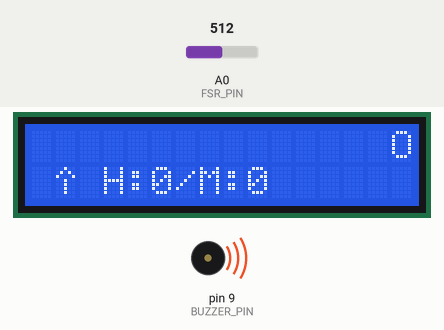
A sketch run on a simulated Arduino Uno, built with avr-gcc and run on an emulated ATmega328P. On the bench: 16×2 character LCD, buzzer (waves = sounding). Inputs (shaded band) come from the test bench; at power-on: A0 (FSR_PIN) = 512. Random numbers use the default seed unless the sketch sets one. At 16.8 s the program stops and its outputs stay as they are.

Above: at 1.2 s.
1.3 s: A0 (FSR_PIN) set to 315
4.3 s: A0 (FSR_PIN) set to 285
At 4.82 s:
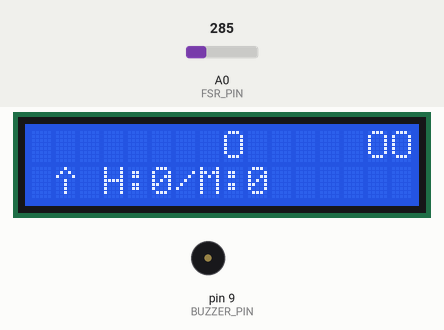
7.3 s: A0 (FSR_PIN) set to 306
At 8.78 s:
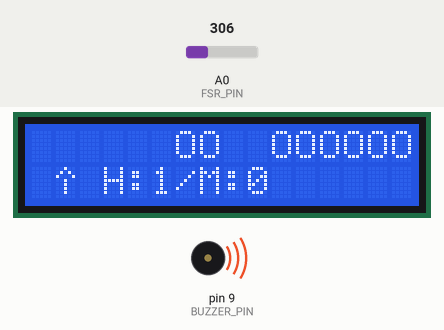
10.0 s: A0 (FSR_PIN) set to 290
At 11.61 s:
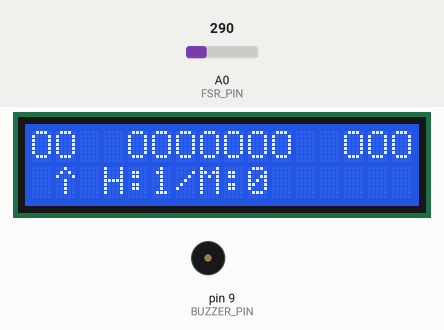
12.8 s: A0 (FSR_PIN) set to 310
At 13.01 s:
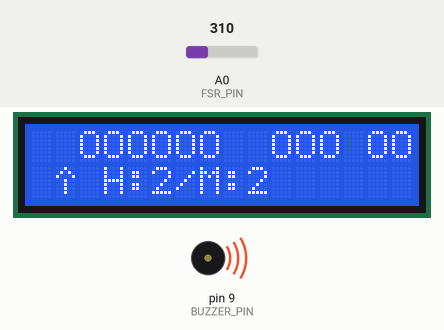
15.8 s: A0 (FSR_PIN) set to 122
At 17.9 s:
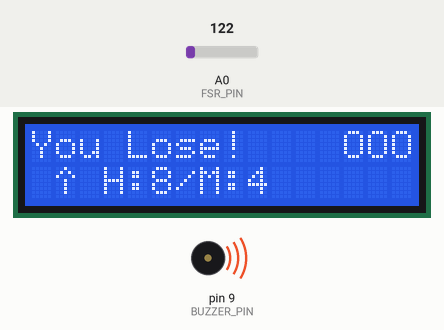
Timing chart, 0 to 18.3 s (numbered marks = the images above; inputs shaded):
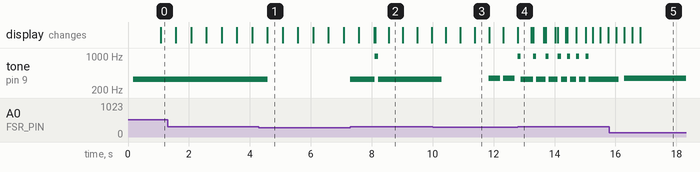

The sketch:

ch04_drum.ino
```cpp
#include <LiquidCrystal.h>
#define SERIAL_BAUDRATE 19200
#define LCD_RS_PIN 2
#define LCD_E_PIN 3
#define LCD_D4_PIN 4
#define LCD_D5_PIN 5
#define LCD_D6_PIN 6
#define LCD_D7_PIN 7
#define BUZZER_PIN 9
#define FSR_PIN A0

#define LCD_ROW 2
#define LCD_COL 16
LiquidCrystal lcd(LCD_RS_PIN, LCD_E_PIN, LCD_D4_PIN, LCD_D5_PIN, LCD_D6_PIN, LCD_D7_PIN);
#define ARROW_POS 1 // 顯示箭頭的位置，也就是打擊區的位置

#define HIT_TO_WIN 20 // 擊中多少次才贏
#define MISS_TO_LOSE 5 // 漏掉多少次就輸
int hitCount; // 記錄擊中次數
int missCount; // 記錄漏掉次數

#define OBJ 'O' // 代表被擊物
#define SPACE ' ' // 代表沒有東西
#define OBJECT_MAX LCD_COL
char objects[OBJECT_MAX]; // 記錄哪裡有被擊物的

#define NOTE_E4  330 // 打擊落空的音效
#define NOTE_F4  349 // 漏掉的音效
#define NOTE_B5  988 // 擊中的音效

#define TIMER_PERIOD_MAX 500 // 一開始的遊戲更新週期，每500ms被擊物前進一次
#define TIMER_PERIOD_MIN 100 // 最低可能的更新週期
#define TIMER_PERIOD_DIFF 30 // 每次減少此值，增快遊戲
int timeAdvancePeriod = TIMER_PERIOD_MAX; // 控制遊戲速度

byte arrow[8] = { // 箭頭的圖案
  B00100,
  B01010,
  B10001,
  B00100,
  B00100,
  B00100,
  B00100,
};
boolean needToRefreshCounts;
void refreshCounts(){ // 更新擊中次數與漏掉次數
  if(needToRefreshCounts == true){
    lcd.setCursor(3, 1);
    lcd.print("H:"); // 擊中次數
    lcd.print(hitCount);
    lcd.print("/M:"); // 漏掉次數
    lcd.print(missCount);
    needToRefreshCounts = false;
  }
}
void advance(){ // 推進被擊物
  if(objects[0] != SPACE){ // 漏掉了
    tone(BUZZER_PIN, NOTE_F4, 3000 / 8);
    missCount++;
    needToRefreshCounts = true;
  }
  lcd.setCursor(0, 0);
  for(int i = 1; i < OBJECT_MAX; i++){
    objects[i - 1] = objects[i];
    lcd.write(objects[i - 1]);
  }
  char c = random(2) == 0 ? SPACE : OBJ; // 隨機產生被擊
  objects[OBJECT_MAX - 1] = c;
  lcd.write(objects[OBJECT_MAX - 1]);
}
unsigned long timeAdvance; // 控制遊戲速度
unsigned long timePrevious; // 控制每秒可打擊幾次
void setup(){
  randomSeed(analogRead(A5));
  lcd.createChar(0, arrow);
  lcd.begin(LCD_COL, LCD_ROW);
  lcd.setCursor(1, 1);
  lcd.write(byte(0));
  for(int i = 0; i < OBJECT_MAX; i++){
    objects[i] = SPACE;
  }
  timePrevious = millis();
  timeAdvance = millis();
  needToRefreshCounts = true;
}
void press(){ // 打擊
  if(objects[ARROW_POS] != SPACE){ // 擊中東西
    tone(BUZZER_PIN, NOTE_B5, 3000 / 8);
    objects[ARROW_POS] = SPACE;
    lcd.setCursor(ARROW_POS, 0);
    lcd.write(SPACE);
    hitCount++;
    needToRefreshCounts = true;
    timeAdvancePeriod -= TIMER_PERIOD_DIFF;
    if(timeAdvancePeriod <= TIMER_PERIOD_MIN)
      timeAdvancePeriod = TIMER_PERIOD_MIN;
  }
  else{ // 沒擊中
    tone(BUZZER_PIN, NOTE_E4, 3000 / 8);
  }
}
#define FSR_HIT_THRESHOLD 300 // 壓力感測器超過此值才算打擊
#define FSR_HIT_DELAY 100 // 100ms，代表每一秒最多打擊10次
void checkWinOrLose(){ // 檢查輸贏
  if(hitCount == HIT_TO_WIN){
    lcd.setCursor(0, 0);
    lcd.print("You Win!");
    while(1){
    }
  }
  if(missCount == MISS_TO_LOSE){
    lcd.setCursor(0, 0);
    lcd.print("You Lose!");
    while(1){
    }
  }
}
void loop(){
  const unsigned long timeNow = millis();
  checkWinOrLose();
  refreshCounts();
  int v = analogRead(FSR_PIN);
  if(v > FSR_HIT_THRESHOLD){ // 打擊
    if(timeNow - timePrevious > FSR_HIT_DELAY){
      timePrevious = timeNow;
      press();
    }
  }
  if(timeNow - timeAdvance > timeAdvancePeriod){
    advance(); // 推進被擊物
    timeAdvance = timeNow;
  }
}
```

Measured:
- the behaviour switches between 301 and 300 on A0 (FSR_PIN) (found by bisection; images 0 and 1)
- after the input at 4.3 s, tone on pin 9 (BUZZER_PIN): 330 Hz → silent after 0.28 s
- what the display in image 1 shows lasts 0.5 s, from 4.6 s to 5.1 s
- what the display in image 4 shows lasts 0.4 s, from 12.8 s to 13.2 s
